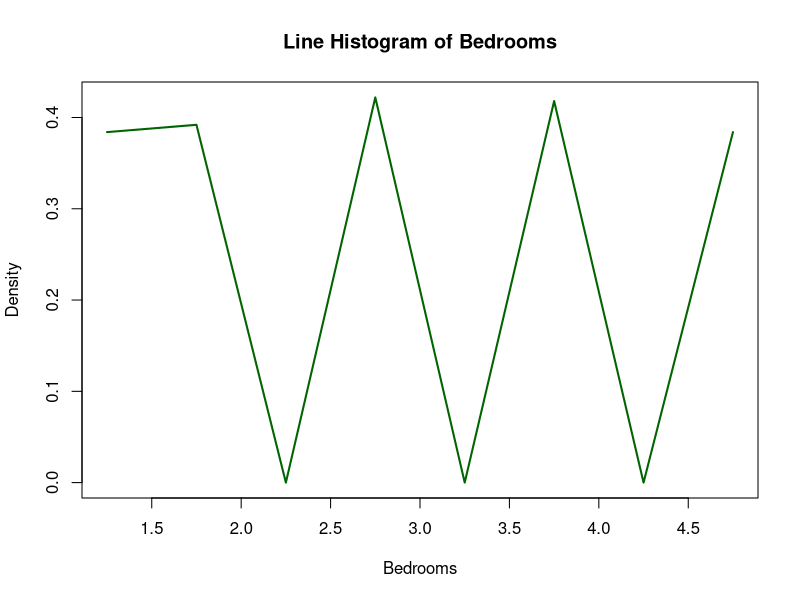
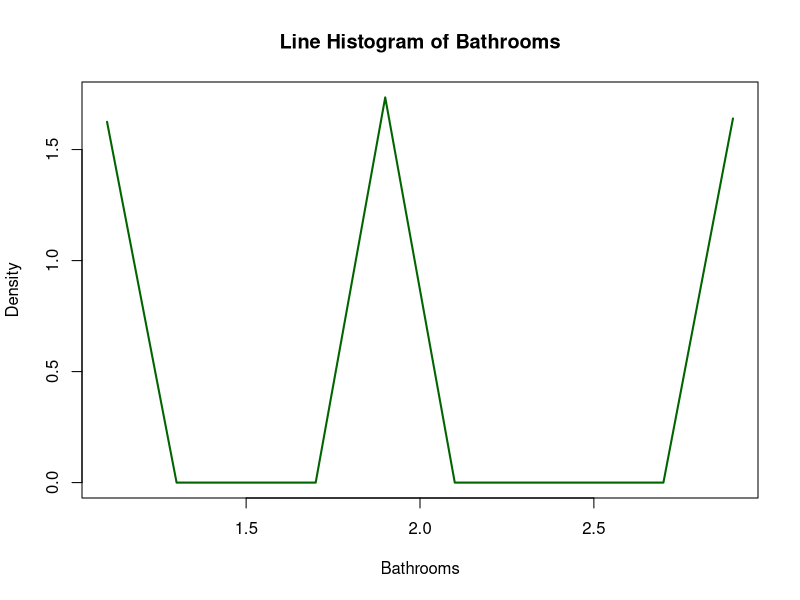
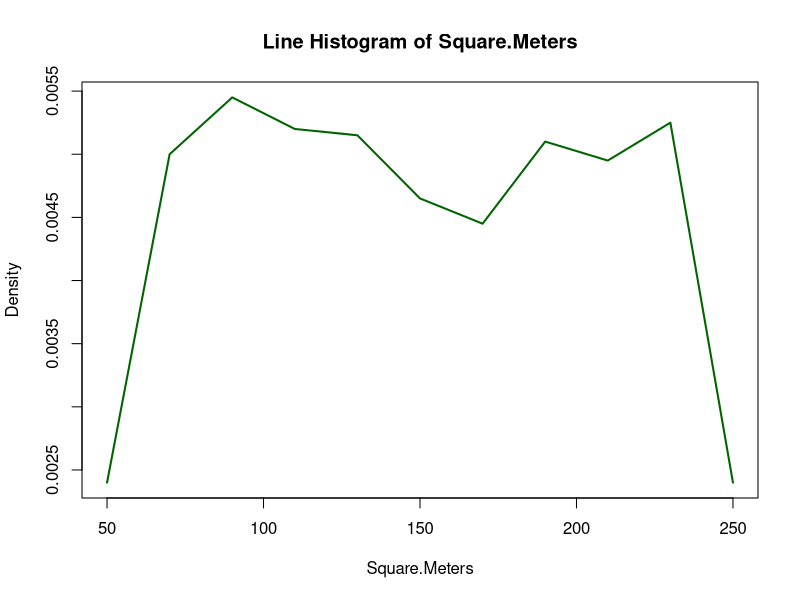
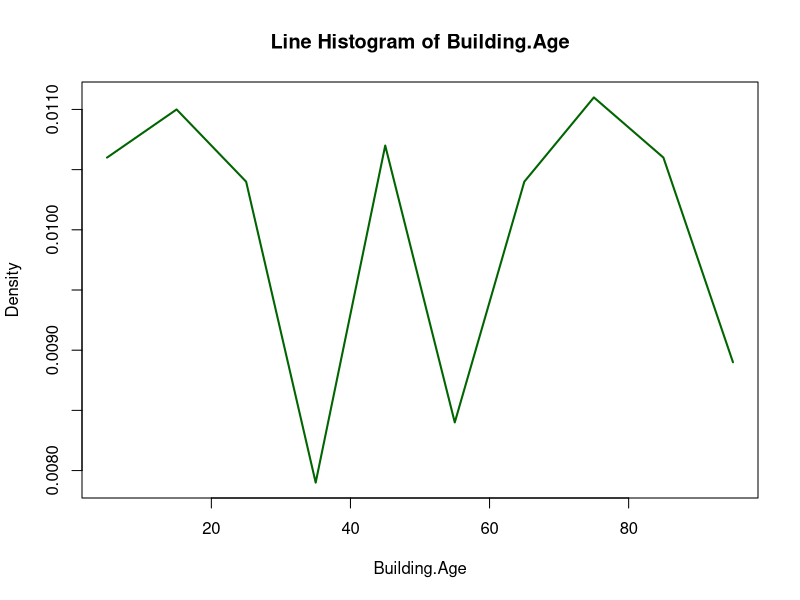
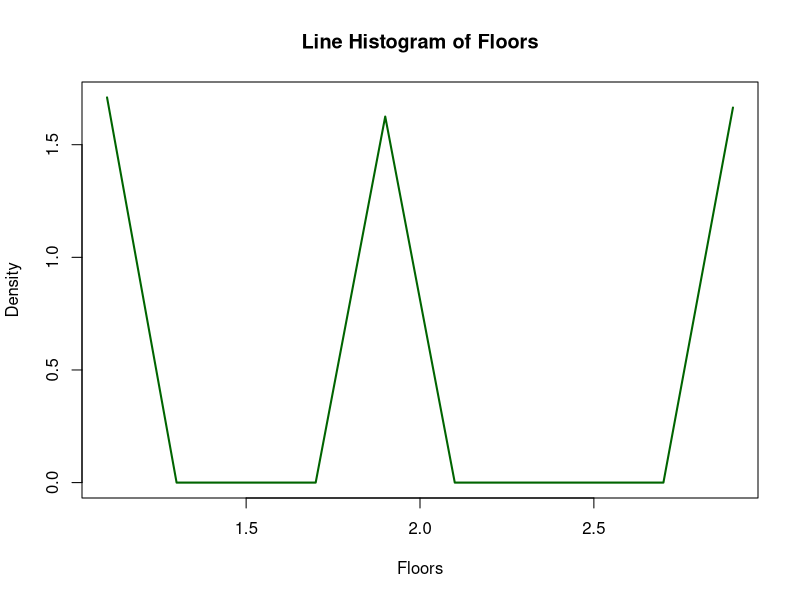
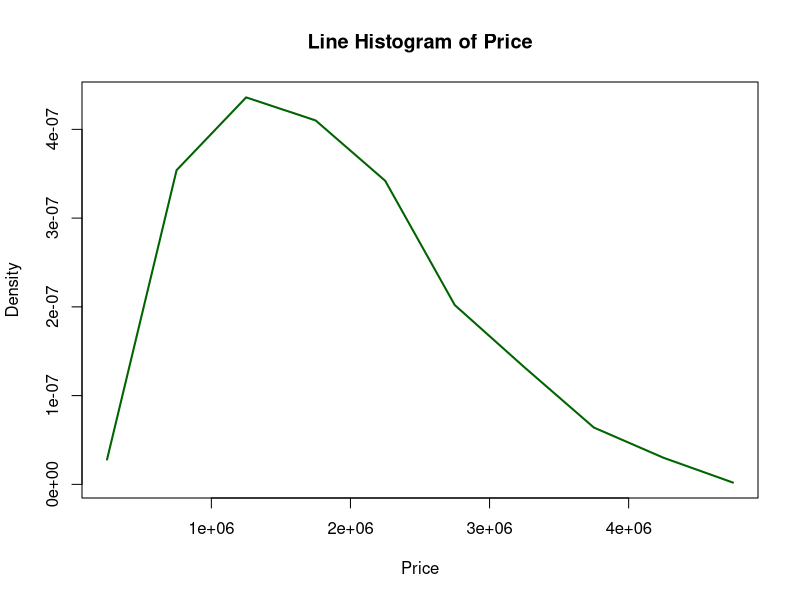
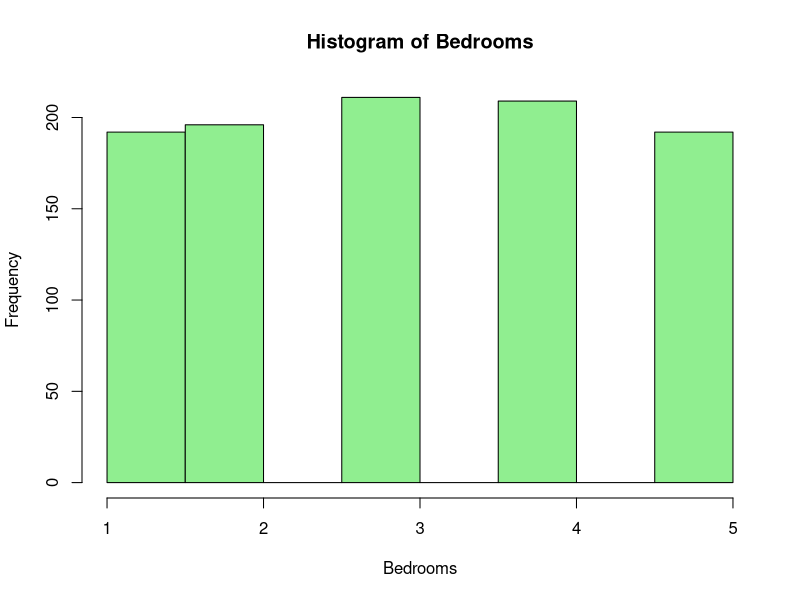
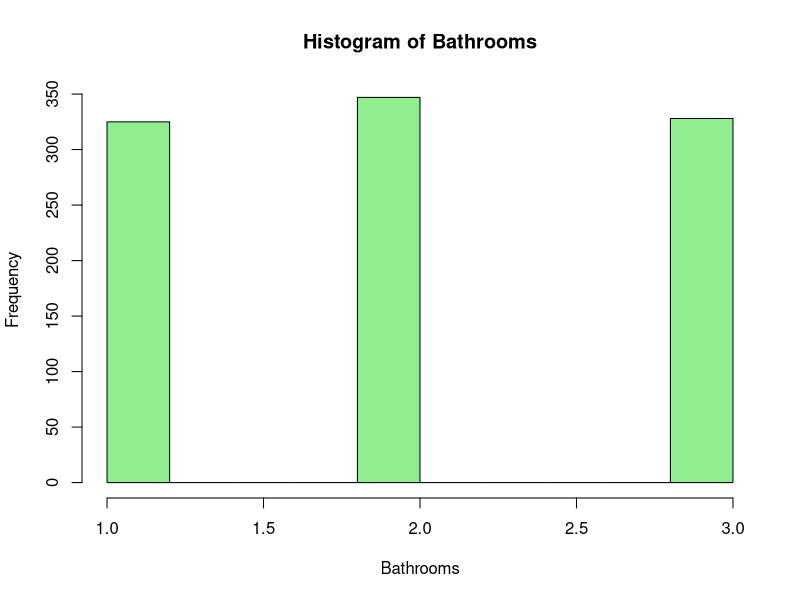

Here is the R script that generated these plots, in order:
install.packages("dplyr")
install.packages("ggplot2")
install.packages("reshape")

library(dplyr)
library(ggplot2)
library(reshape2)

data <- read.csv("london_houses.csv", header = TRUE)

rows_with_na <- sum(apply(data, 1, function(row) any(is.na(row))))
rows_with_na

# Loop through all numeric columns
numeric_cols <- sapply(data, is.numeric)  # Identify numeric columns
for (col in names(data)[numeric_cols]) {
  hist_data <- hist(data[[col]], plot = FALSE)
  plot(hist_data$mids, hist_data$density, type = "l", 
       main = paste("Line Histogram of", col), 
       xlab = col, ylab = "Density", col = "darkgreen", lwd = 2)
}

# Loop through all numeric columns
numeric_cols <- sapply(data, is.numeric) # Identify numeric columns
for (col in names(data)[numeric_cols]) {
  hist(data[[col]], main = paste("Histogram of", col), xlab = col, col = "lightgreen")
}

# Loop through all numeric columns
numeric_cols <- sapply(data, is.numeric)  # Identify numeric columns
for (col in names(data)[numeric_cols]) {
  boxplot(data[[col]], 
          main = paste("Box Plot of", col), 
          ylab = col, col = "orange")
}

categorical_encoded <- data
Price <- cut(categorical_encoded$Price, breaks = 3)
levels(Price) 
levels(Price) <- c("Low", "Medium", "High")
categorical_encoded$Price_labels <- Price
table(categorical_encoded$Price_labels)

color_mapping <- c("Low" = "blue", "Medium" = "green", "High" = "red")
colors <- color_mapping[categorical_encoded$Price_labels]

# Adjust margins to make space for the legend
par(mar = c(12, 4, 8, 8))  # Increase the right margin (4th value)

# Scatterplot matrix
pairs(categorical_encoded[, sapply(categorical_encoded, is.numeric)], 
      col = colors, 
      pch = 19, 
      main = "Scatterplot Matrix")

numeric_columns <- names(categorical_encoded)[sapply(categorical_encoded, is.numeric)]
for (col in numeric_columns) {
  if (col == "Price") next
  # Generate the plot
  plot <- ggplot(categorical_encoded, aes_string(x = "Price_labels", y = col)) +
    geom_violin(fill = "skyblue", color = "black") +  # Violin plot
    geom_boxplot(width = 0.1, outlier.color = "red") +  # Boxplot overlay
    labs(title = paste("Violin Plot of", col, "by Price Labels"), 
         x = "Price Labels", 
         y = col) +
    theme_minimal()
  
  # Print the plot
  print(plot)
}

numeric_cols <- names(categorical_encoded)[sapply(categorical_encoded, is.numeric)]

# Loop through all unique combinations of numeric columns
for (i in 1:(length(numeric_cols) - 1)) {
  for (j in (i + 1):length(numeric_cols)) {
    # Get the combination of columns
    combo <- c(numeric_cols[i], numeric_cols[j])
    
    # Create the plot data for the first 50 rows of the current combination
    plot_data <- data.frame(
      x = categorical_encoded[[combo[1]]][1:20],
      y = categorical_encoded[[combo[2]]][1:20]
    )
    
    # Create the line graph
    plot <- ggplot(plot_data, aes(x = x, y = y)) +
      geom_line(size = 1) +  # Connect points with lines
      geom_point(size = 3) +  # Add points to the plot
      labs(x = combo[1], y = combo[2], title = paste("Line Graph for", paste(combo, collapse = " vs. "))) +
      theme_minimal()
    
    # Print the plot
    print(plot)
  }
}
